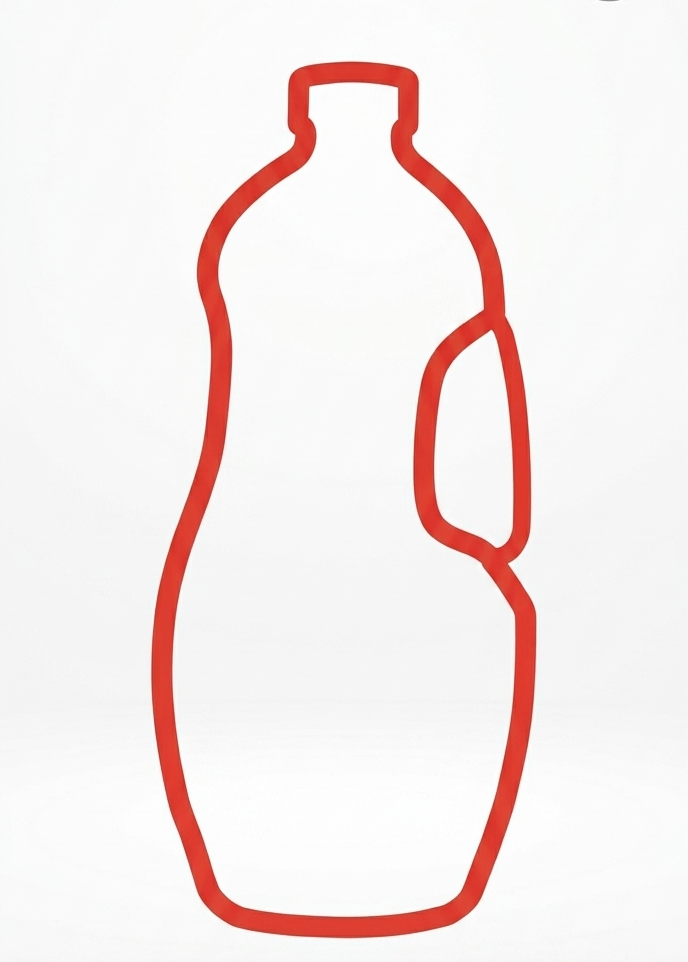
#> input picture oil-bottle-frames/bottle-camera-outline2.png, 688 x 962 px
$ python -i curate_svg_kitchen_augmentations.py   (imports and definitions only)   (older library calls are emulated)
#> lines starting #> are read from the running program, lines starting #| are printed output that depends on the picture; after the words box and inside, x2 and y2 are one past the last pixel; in counts of white or black regions, pixels touching at a corner belong together
#> further down, picture is the input picture: shape (962, 688, 3); mean B, G, R 233, 234.2, 245.7
from __future__ import annotations

import argparse
import json
import math
import random
import re
from dataclasses import dataclass
from pathlib import Path
from typing import Iterable

import cv2
import numpy as np
from PIL import Image, ImageDraw, ImageEnhance, ImageFilter, ImageFont


REPO_ROOT = Path(__file__).resolve().parents[1]
DATA_ROOT = REPO_ROOT / "oil-bottle-frames"
NATURAL_ROOT = DATA_ROOT / "oil-bottle-frames"
AUGMENTED_ROOT = DATA_ROOT / "oil-bottle-augmented"
RUN_ROOT = REPO_ROOT / "runs" / "curated-svg-kitchen-augmentations"
SVG_TARGET = {"left": 0.30, "top": 0.15, "width": 0.40, "height": 0.56}
IMAGE_EXTS = {".jpg", ".jpeg", ".png", ".webp"}


@dataclass
class BottleBox:
    left: float
    top: float
    width: float
    height: float

    @property
    def center_x(self) -> float:
        return self.left + self.width / 2

    @property
    def center_y(self) -> float:
        return self.top + self.height / 2

    @property
    def aspect_h_over_w(self) -> float:
        return self.height / max(self.width, 1e-6)


@dataclass
class Candidate:
    path: Path
    volume: str
    box: BottleBox
    score: float
    target_score: float
    quality_score: float
    glare_ratio: float
    blur_score: float
    exposure_score: float


VARIANTS = [
    {
        "name": "normal_kitchen",
        "brightness": 1.02,
        "contrast": 1.04,
        "saturation": 1.02,
        "temperature": 4,
        "light": "neutral",
    },
    {
        "name": "warm_window",
        "brightness": 1.08,
        "contrast": 1.02,
        "saturation": 1.04,
        "temperature": 10,
        "light": "warm",
    },
    {
        "name": "cool_evening",
        "brightness": 0.94,
        "contrast": 1.07,
        "saturation": 0.98,
        "temperature": -7,
        "light": "cool",
    },
]


# [104 lines left out: functions main, image_files, select_candidates, score_candidate, not called in this run]


def detect_bottle_box(bgr: np.ndarray) -> BottleBox | None:
    height, width = bgr.shape[:2]
#> height = 962; width = 688
    hsv = cv2.cvtColor(bgr, cv2.COLOR_BGR2HSV)
#> hsv: shape (962, 688, 3); mean H, S, V 12.5, 15.5, 245.9
    red = (((hsv[:, :, 0] < 12) | (hsv[:, :, 0] > 165)) & (hsv[:, :, 1] > 35) & (hsv[:, :, 2] > 60))
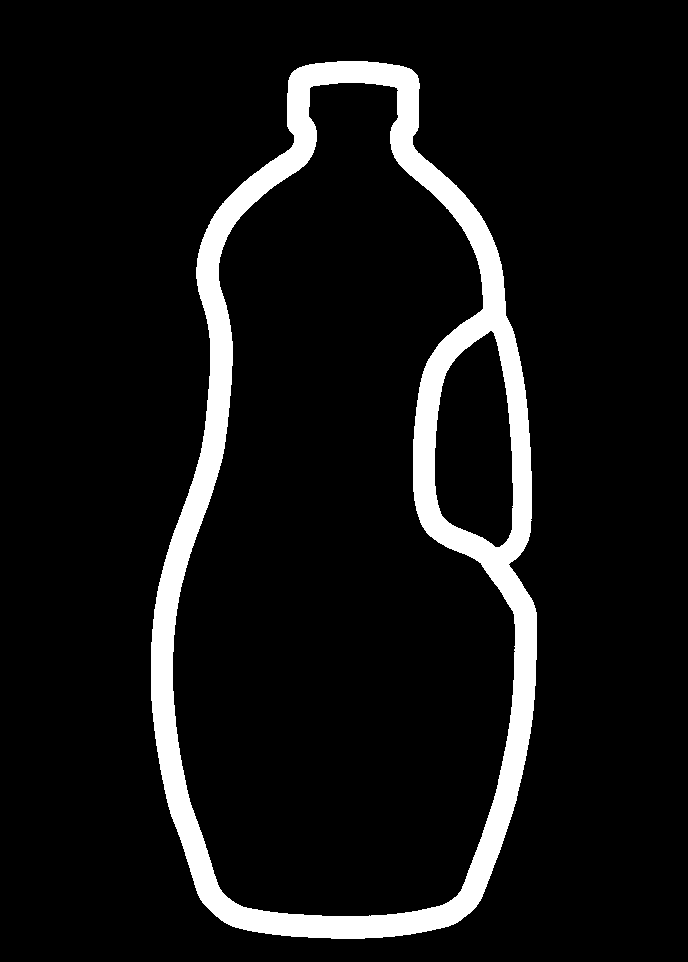
#> red: shape (962, 688) bool; 8.2% white; 1 white region, box (x1, y1, x2, y2) and area: (151, 61, 537, 939) 54037
    green = ((hsv[:, :, 0] > 35) & (hsv[:, :, 0] < 95) & (hsv[:, :, 1] > 30) & (hsv[:, :, 2] > 50))
#> green: shape (962, 688) bool; every value is 0
    yellow = ((hsv[:, :, 0] > 14) & (hsv[:, :, 0] < 42) & (hsv[:, :, 1] > 30) & (hsv[:, :, 2] > 65))
    mask = (red | green | yellow).astype("uint8") * 255
    mask = cv2.morphologyEx(mask, cv2.MORPH_CLOSE, np.ones((11, 11), np.uint8))
#> mask: shape (962, 688); 8.2% white; 1 white region
    contours, _ = cv2.findContours(mask, cv2.RETR_EXTERNAL, cv2.CHAIN_APPROX_SIMPLE)
#> contours = 1 contour; box (x1, y1, x2, y2) and area: (151, 61, 537, 939) 263776
    contours = [c for c in contours if cv2.contourArea(c) > 35]
    if not contours:
        return None

    def contour_rank(contour: np.ndarray) -> float:
        x, y, w, h = cv2.boundingRect(contour)
#> x = 151; y = 61; w = 386; h = 878
        cx = (x + w / 2) / width
#> cx = 0.5
        area = cv2.contourArea(contour)
#> area = 263775.5
        center_penalty = abs(cx - 0.5) * 220
#> center_penalty = 0
        return area - center_penalty

    contour = max(contours, key=contour_rank)
#> contour = contour of 750 points, box (x1, y1, x2, y2) (151, 61, 537, 939), area 263776
    x, y, w, h = cv2.boundingRect(contour)
#> x = 151; y = 61; w = 386; h = 878
    cx = x + w / 2
#> cx = 344
    cy = y + h / 2
#> cy = 500

    expanded_w = max(w * 1.45, width * 0.18)
#> expanded_w = 559.7
    expanded_h = max(h * 1.75, height * 0.30)
#> expanded_h = 1536.5
    left = clamp((cx - expanded_w / 2) / width, 0, 1)
#> left = 0.0932
    top = clamp((cy - expanded_h * 0.52) / height, 0, 1)
#> top = 0
    right = clamp((cx + expanded_w / 2) / width, 0, 1)
#> right = 0.907
    bottom = clamp((cy + expanded_h * 0.48) / height, 0, 1)
#> bottom = 1
    if right - left <= 0.05 or bottom - top <= 0.12:
        return None
    return BottleBox(left, top, right - left, bottom - top)


# [10 lines left out: function score_against_target, not called in this run]


def touches_edge(box: BottleBox) -> bool:
    return box.left <= 0.035 or box.top <= 0.035 or box.left + box.width >= 0.965 or box.top + box.height >= 0.965


# [250 lines left out: functions image_quality, create_augmentation, adjust_foreground, make_soft_bottle_alpha, make_shadow, make_kitchen_background and 6 more, not called in this run]


def frame_number(name: str) -> int | None:
    match = re.search(r"_f(\d+)", name)
    return int(match.group(1)) if match else None


def rel(path: Path) -> str:
    return path.resolve().relative_to(REPO_ROOT).as_posix()


def clamp(value: float, low: float, high: float) -> float:
    return max(low, min(high, value))


def clamp_int(value: int) -> int:
    return int(max(0, min(255, value)))


# [2 lines not run here, left out]

>>> import cv2
>>> picture = cv2.imread('../oil-bottle-frames/bottle-camera-outline2.png')
>>> result = detect_bottle_box(picture)
